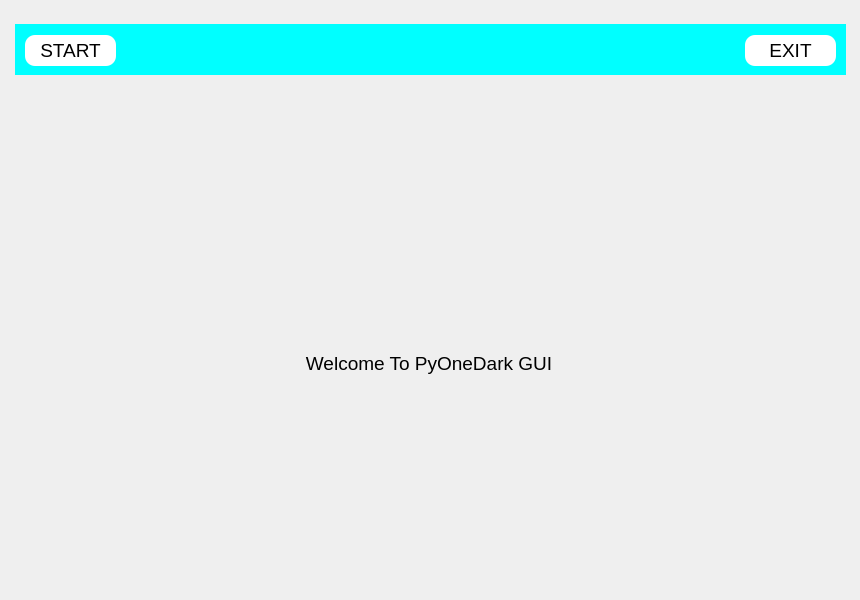
<?xml version="1.0" encoding="UTF-8"?>
<ui version="4.0">
 <class>MainPages</class>
 <widget class="QWidget" name="MainPages">
  <property name="geometry">
   <rect>
    <x>0</x>
    <y>0</y>
    <width>860</width>
    <height>600</height>
   </rect>
  </property>
  <property name="windowTitle">
   <string>Form</string>
  </property>
  <layout class="QVBoxLayout" name="main_pages_layout">
   <property name="spacing">
    <number>0</number>
   </property>
   <property name="leftMargin">
    <number>5</number>
   </property>
   <property name="topMargin">
    <number>5</number>
   </property>
   <property name="rightMargin">
    <number>5</number>
   </property>
   <property name="bottomMargin">
    <number>5</number>
   </property>
   <item>
    <widget class="QStackedWidget" name="pages">
     <property name="currentIndex">
      <number>0</number>
     </property>
     <widget class="QWidget" name="page_1">
      <property name="styleSheet">
       <string notr="true">font-size: 14pt</string>
      </property>
      <widget class="QFrame" name="welcome_base">
       <property name="geometry">
        <rect>
         <x>274</x>
         <y>220</y>
         <width>300</width>
         <height>150</height>
        </rect>
       </property>
       <property name="minimumSize">
        <size>
         <width>300</width>
         <height>150</height>
        </size>
       </property>
       <property name="maximumSize">
        <size>
         <width>300</width>
         <height>150</height>
        </size>
       </property>
       <property name="frameShape">
        <enum>QFrame::NoFrame</enum>
       </property>
       <property name="frameShadow">
        <enum>QFrame::Raised</enum>
       </property>
       <layout class="QVBoxLayout" name="center_page_layout">
        <property name="spacing">
         <number>10</number>
        </property>
        <property name="leftMargin">
         <number>0</number>
        </property>
        <property name="topMargin">
         <number>0</number>
        </property>
        <property name="rightMargin">
         <number>0</number>
        </property>
        <property name="bottomMargin">
         <number>0</number>
        </property>
        <item>
         <widget class="QFrame" name="logo">
          <property name="minimumSize">
           <size>
            <width>300</width>
            <height>120</height>
           </size>
          </property>
          <property name="maximumSize">
           <size>
            <width>300</width>
            <height>120</height>
           </size>
          </property>
          <property name="frameShape">
           <enum>QFrame::NoFrame</enum>
          </property>
          <property name="frameShadow">
           <enum>QFrame::Raised</enum>
          </property>
          <layout class="QVBoxLayout" name="logo_layout">
           <property name="spacing">
            <number>0</number>
           </property>
           <property name="leftMargin">
            <number>0</number>
           </property>
           <property name="topMargin">
            <number>0</number>
           </property>
           <property name="rightMargin">
            <number>0</number>
           </property>
           <property name="bottomMargin">
            <number>0</number>
           </property>
          </layout>
         </widget>
        </item>
        <item>
         <widget class="QLabel" name="label">
          <property name="text">
           <string>Welcome To PyOneDark GUI</string>
          </property>
          <property name="alignment">
           <set>Qt::AlignCenter</set>
          </property>
         </widget>
        </item>
       </layout>
      </widget>
      <widget class="QPushButton" name="pushButton">
       <property name="geometry">
        <rect>
         <x>20</x>
         <y>30</y>
         <width>91</width>
         <height>31</height>
        </rect>
       </property>
       <property name="maximumSize">
        <size>
         <width>100</width>
         <height>35</height>
        </size>
       </property>
       <property name="styleSheet">
        <string notr="true">border-radius: 10px;
background-color: rgb(255, 255, 255);
font: 57 15pt &quot;My Font&quot;;</string>
       </property>
       <property name="text">
        <string>START</string>
       </property>
      </widget>
      <widget class="QPushButton" name="pushButton_2">
       <property name="geometry">
        <rect>
         <x>740</x>
         <y>30</y>
         <width>91</width>
         <height>31</height>
        </rect>
       </property>
       <property name="maximumSize">
        <size>
         <width>100</width>
         <height>35</height>
        </size>
       </property>
       <property name="styleSheet">
        <string notr="true">border-radius: 10px;
background-color: rgb(255, 255, 255);
font: 57 15pt &quot;My Font&quot;;</string>
       </property>
       <property name="text">
        <string>EXIT</string>
       </property>
      </widget>
      <widget class="QLabel" name="label_2">
       <property name="geometry">
        <rect>
         <x>10</x>
         <y>19</y>
         <width>831</width>
         <height>51</height>
        </rect>
       </property>
       <property name="styleSheet">
        <string notr="true">background-color: rgb(0, 255, 255);</string>
       </property>
       <property name="text">
        <string/>
       </property>
      </widget>
      <zorder>welcome_base</zorder>
      <zorder>label_2</zorder>
      <zorder>pushButton</zorder>
      <zorder>pushButton_2</zorder>
     </widget>
     <widget class="QWidget" name="page_2">
      <layout class="QVBoxLayout" name="page_2_layout">
       <property name="spacing">
        <number>5</number>
       </property>
       <property name="leftMargin">
        <number>5</number>
       </property>
       <property name="topMargin">
        <number>5</number>
       </property>
       <property name="rightMargin">
        <number>5</number>
       </property>
       <property name="bottomMargin">
        <number>5</number>
       </property>
       <item>
        <widget class="QScrollArea" name="scroll_area">
         <property name="styleSheet">
          <string notr="true">background: transparent;</string>
         </property>
         <property name="frameShape">
          <enum>QFrame::NoFrame</enum>
         </property>
         <property name="verticalScrollBarPolicy">
          <enum>Qt::ScrollBarAlwaysOff</enum>
         </property>
         <property name="horizontalScrollBarPolicy">
          <enum>Qt::ScrollBarAlwaysOff</enum>
         </property>
         <property name="widgetResizable">
          <bool>true</bool>
         </property>
         <widget class="QWidget" name="contents">
          <property name="geometry">
           <rect>
            <x>0</x>
            <y>0</y>
            <width>840</width>
            <height>580</height>
           </rect>
          </property>
          <property name="styleSheet">
           <string notr="true">background: transparent;</string>
          </property>
          <layout class="QVBoxLayout" name="verticalLayout">
           <property name="spacing">
            <number>15</number>
           </property>
           <property name="leftMargin">
            <number>5</number>
           </property>
           <property name="topMargin">
            <number>5</number>
           </property>
           <property name="rightMargin">
            <number>5</number>
           </property>
           <property name="bottomMargin">
            <number>5</number>
           </property>
           <item>
            <widget class="QLabel" name="title_label">
             <property name="maximumSize">
              <size>
               <width>16777215</width>
               <height>40</height>
              </size>
             </property>
             <property name="font">
              <font>
               <pointsize>16</pointsize>
              </font>
             </property>
             <property name="styleSheet">
              <string notr="true">font-size: 16pt</string>
             </property>
             <property name="text">
              <string>Custom Widgets Page</string>
             </property>
             <property name="alignment">
              <set>Qt::AlignCenter</set>
             </property>
            </widget>
           </item>
           <item>
            <widget class="QLabel" name="description_label">
             <property name="text">
              <string>Here will be all the custom widgets, they will be added over time on this page.
I will try to always record a new tutorial when adding a new Widget and updating the project on Patreon before launching on GitHub and GitHub after the public release.</string>
             </property>
             <property name="alignment">
              <set>Qt::AlignHCenter|Qt::AlignTop</set>
             </property>
             <property name="wordWrap">
              <bool>true</bool>
             </property>
            </widget>
           </item>
           <item>
            <layout class="QHBoxLayout" name="row_1_layout"/>
           </item>
           <item>
            <layout class="QHBoxLayout" name="row_2_layout"/>
           </item>
           <item>
            <layout class="QHBoxLayout" name="row_3_layout"/>
           </item>
           <item>
            <layout class="QVBoxLayout" name="row_4_layout"/>
           </item>
           <item>
            <layout class="QVBoxLayout" name="row_5_layout"/>
           </item>
          </layout>
         </widget>
        </widget>
       </item>
      </layout>
     </widget>
     <widget class="QWidget" name="page_3">
      <property name="styleSheet">
       <string notr="true">QFrame {
	font-size: 16pt;
}</string>
      </property>
      <layout class="QVBoxLayout" name="page_3_layout">
       <item>
        <widget class="QLabel" name="empty_page_label">
         <property name="font">
          <font>
           <pointsize>16</pointsize>
          </font>
         </property>
         <property name="text">
          <string>Empty Page</string>
         </property>
         <property name="alignment">
          <set>Qt::AlignCenter</set>
         </property>
        </widget>
       </item>
      </layout>
     </widget>
    </widget>
   </item>
  </layout>
 </widget>
 <resources/>
 <connections/>
</ui>
